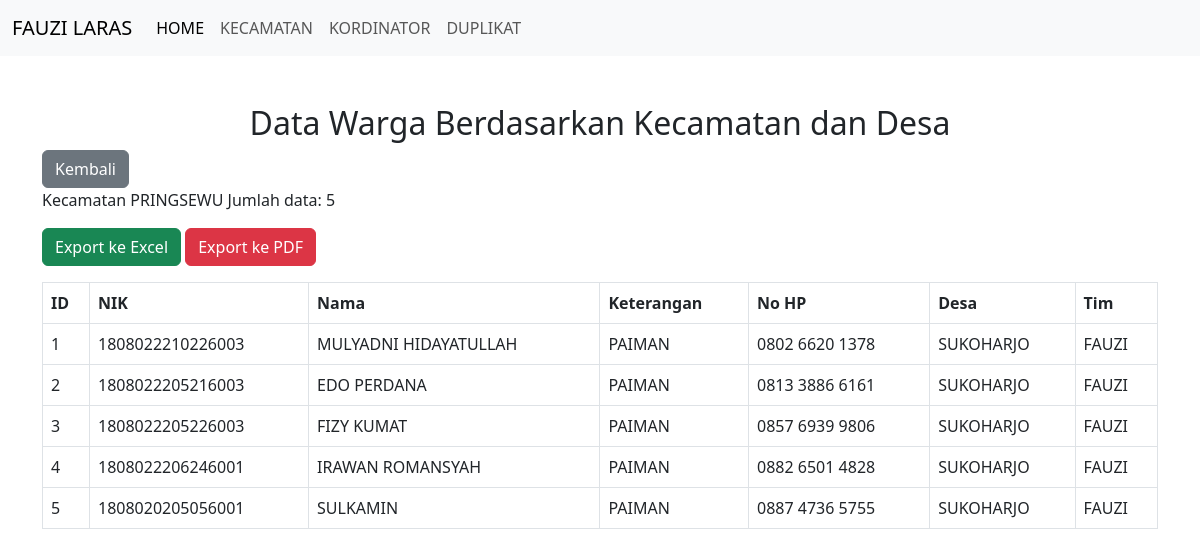
The app's page /data_kecamatan.php?kecamatan=PRINGSEWU (signed in) with its own data.
### tables this page shows
CREATE TABLE `data_warga` (
  `id` int(11) NOT NULL,
  `nik` varchar(20) NOT NULL,
  `nama` varchar(100) NOT NULL,
  `keterangan` text NOT NULL,
  `no_hp` varchar(100) NOT NULL,
  `desa` varchar(50) NOT NULL,
  `kecamatan` varchar(50) NOT NULL,
  `tim` varchar(100) NOT NULL,
  `kordinator` text NOT NULL,
  `wa_kor` varchar(100) NOT NULL
);

### data_kecamatan.php (the view, shortened to what this page needs)
<?php
include 'koneksi.php';
if (isset($_GET['kecamatan'])) {
    $kecamatan = $_GET['kecamatan'];
    $query = "SELECT * FROM data_warga WHERE kecamatan = '$kecamatan'";
    $result = mysqli_query($conn, $query);
    $countQuery = "SELECT COUNT(*) as jumlah_data FROM data_warga WHERE kecamatan = '$kecamatan'";
    $countResult = mysqli_query($conn, $countQuery);
    $countRow = mysqli_fetch_assoc($countResult);
    $jumlahData = $countRow['jumlah_data'];
} else {
    $query = "SELECT DISTINCT kecamatan FROM data_warga";
    $result = mysqli_query($conn, $query);
}
?>
<!DOCTYPE html>
<html lang="en">
<head>
    <link href="https://cdn.jsdelivr.net/npm/bootstrap@5.3.0-alpha1/dist/css/bootstrap.min.css" rel="stylesheet">
</head>
<body>
<?php
include 'menu.php'; ?>
    <div class="container mt-5">
        <h2 class="text-center">Data Warga Berdasarkan Kecamatan dan Desa</h2>
        <a href="data_kecamatan.php" class="btn btn-secondary">Kembali</a>
        <?php if (isset($kecamatan)) : ?>
            <p>Kecamatan <?= urlencode($kecamatan) ?> Jumlah data: <?= $jumlahData ?> </p>
    <a href="export_excel.php?kecamatan=<?= urlencode($kecamatan) ?>" class="btn btn-success mb-3">Export ke Excel</a>
    <a href="export_pdf.php?kecamatan=<?= urlencode($kecamatan) ?>" class="btn btn-danger mb-3">Export ke PDF</a>
            <table class="table table-bordered">
                <thead>
                    <tr>
                        <th>ID</th>
                        <th>NIK</th>
                        <th>Nama</th>
                        <th>Keterangan</th>
                        <th>No HP</th>
                        <th>Desa</th>
                        <th>Tim</th>
                    </tr>
                </thead>
                <tbody>
                    <?php while ($row = mysqli_fetch_assoc($result)) : ?>
                        <tr>
                            <td><?= $row['id'] ?></td>
                            <td><?= $row['nik'] ?></td>
                            <td><?= $row['nama'] ?></td>
                            <td><?= $row['keterangan'] ?></td>
                            <td><?= $row['no_hp'] ?></td>
                            <td><?= $row['desa'] ?></td>
                            <td><?= $row['tim'] ?></td>
                        </tr>
                    <?php endwhile; ?>
                </tbody>
            </table>
        <?php endif; ?>
    </div>
</body>
</html>

### records on screen
data_warga: id "1", nik "1808022210226003", nama "MULYADNI HIDAYATULLAH", keterangan "PAIMAN", no_hp "0802 6620 1378", desa "SUKOHARJO", tim "FAUZI"
data_warga: id "2", nik "1808022205216003", nama "EDO PERDANA", keterangan "PAIMAN", no_hp "0813 3886 6161", desa "SUKOHARJO", tim "FAUZI"
data_warga: id "3", nik "1808022205226003", nama "FIZY KUMAT", keterangan "PAIMAN", no_hp "0857 6939 9806", desa "SUKOHARJO", tim "FAUZI"
data_warga: id "4", nik "1808022206246001", nama "IRAWAN ROMANSYAH", keterangan "PAIMAN", no_hp "0882 6501 4828", desa "SUKOHARJO", tim "FAUZI"
data_warga: id "5", nik "1808020205056001", nama "SULKAMIN", keterangan "PAIMAN", no_hp "0887 4736 5755", desa "SUKOHARJO", tim "FAUZI"

### other values on screen
$kecamatan "PRINGSEWU"
$jumlahData "5"
